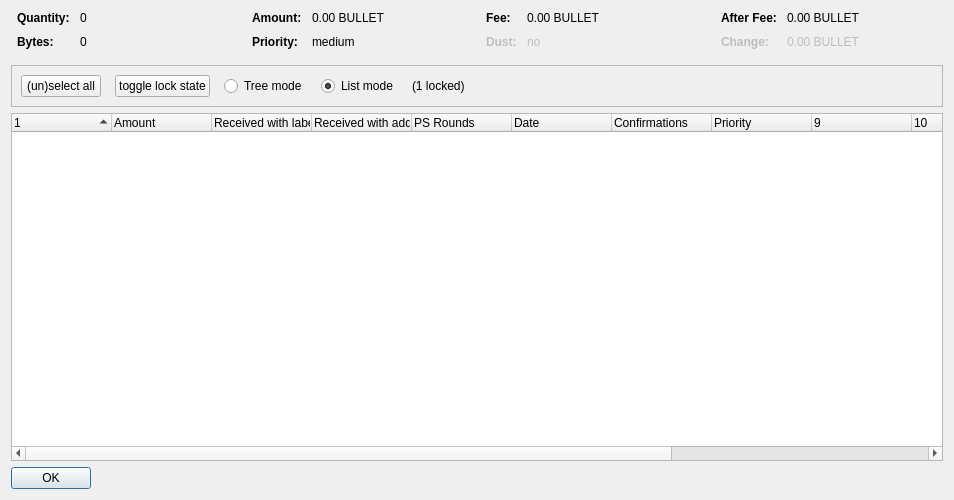
<?xml version="1.0" encoding="UTF-8"?>
<ui version="4.0">
 <class>CoinControlDialog</class>
 <widget class="QDialog" name="CoinControlDialog">
  <property name="geometry">
   <rect>
    <x>0</x>
    <y>0</y>
    <width>954</width>
    <height>500</height>
   </rect>
  </property>
  <property name="windowTitle">
   <string>Coin Selection</string>
  </property>
  <layout class="QVBoxLayout" name="verticalLayout">
   <item>
    <layout class="QHBoxLayout" name="horizontalLayoutTop" stretch="0,0,0,0">
     <property name="topMargin">
      <number>0</number>
     </property>
     <property name="bottomMargin">
      <number>10</number>
     </property>
     <item>
      <layout class="QFormLayout" name="formLayoutCoinControl1">
       <property name="horizontalSpacing">
        <number>10</number>
       </property>
       <property name="verticalSpacing">
        <number>10</number>
       </property>
       <property name="leftMargin">
        <number>6</number>
       </property>
       <property name="rightMargin">
        <number>6</number>
       </property>
       <item row="0" column="0">
        <widget class="QLabel" name="labelCoinControlQuantityText">
         <property name="font">
          <font>
           <weight>75</weight>
           <bold>true</bold>
          </font>
         </property>
         <property name="text">
          <string>Quantity:</string>
         </property>
        </widget>
       </item>
       <item row="0" column="1">
        <widget class="QLabel" name="labelCoinControlQuantity">
         <property name="cursor">
          <cursorShape>IBeamCursor</cursorShape>
         </property>
         <property name="contextMenuPolicy">
          <enum>Qt::ActionsContextMenu</enum>
         </property>
         <property name="text">
          <string notr="true">0</string>
         </property>
         <property name="textInteractionFlags">
          <set>Qt::LinksAccessibleByMouse|Qt::TextSelectableByKeyboard|Qt::TextSelectableByMouse</set>
         </property>
        </widget>
       </item>
       <item row="1" column="0">
        <widget class="QLabel" name="labelCoinControlBytesText">
         <property name="font">
          <font>
           <weight>75</weight>
           <bold>true</bold>
          </font>
         </property>
         <property name="text">
          <string>Bytes:</string>
         </property>
        </widget>
       </item>
       <item row="1" column="1">
        <widget class="QLabel" name="labelCoinControlBytes">
         <property name="cursor">
          <cursorShape>IBeamCursor</cursorShape>
         </property>
         <property name="contextMenuPolicy">
          <enum>Qt::ActionsContextMenu</enum>
         </property>
         <property name="text">
          <string notr="true">0</string>
         </property>
         <property name="textInteractionFlags">
          <set>Qt::LinksAccessibleByMouse|Qt::TextSelectableByKeyboard|Qt::TextSelectableByMouse</set>
         </property>
        </widget>
       </item>
      </layout>
     </item>
     <item>
      <layout class="QFormLayout" name="formLayoutCoinControl2">
       <property name="horizontalSpacing">
        <number>10</number>
       </property>
       <property name="verticalSpacing">
        <number>10</number>
       </property>
       <property name="leftMargin">
        <number>6</number>
       </property>
       <property name="rightMargin">
        <number>6</number>
       </property>
       <item row="0" column="0">
        <widget class="QLabel" name="labelCoinControlAmountText">
         <property name="font">
          <font>
           <weight>75</weight>
           <bold>true</bold>
          </font>
         </property>
         <property name="text">
          <string>Amount:</string>
         </property>
        </widget>
       </item>
       <item row="0" column="1">
        <widget class="QLabel" name="labelCoinControlAmount">
         <property name="cursor">
          <cursorShape>IBeamCursor</cursorShape>
         </property>
         <property name="contextMenuPolicy">
          <enum>Qt::ActionsContextMenu</enum>
         </property>
         <property name="text">
          <string notr="true">0.00 BULLET</string>
         </property>
         <property name="textInteractionFlags">
          <set>Qt::LinksAccessibleByMouse|Qt::TextSelectableByKeyboard|Qt::TextSelectableByMouse</set>
         </property>
        </widget>
       </item>
       <item row="1" column="0">
        <widget class="QLabel" name="labelCoinControlPriorityText">
         <property name="font">
          <font>
           <weight>75</weight>
           <bold>true</bold>
          </font>
         </property>
         <property name="text">
          <string>Priority:</string>
         </property>
        </widget>
       </item>
       <item row="1" column="1">
        <widget class="QLabel" name="labelCoinControlPriority">
         <property name="cursor">
          <cursorShape>IBeamCursor</cursorShape>
         </property>
         <property name="contextMenuPolicy">
          <enum>Qt::ActionsContextMenu</enum>
         </property>
         <property name="text">
          <string>medium</string>
         </property>
         <property name="textInteractionFlags">
          <set>Qt::LinksAccessibleByMouse|Qt::TextSelectableByKeyboard|Qt::TextSelectableByMouse</set>
         </property>
        </widget>
       </item>
      </layout>
     </item>
     <item>
      <layout class="QFormLayout" name="formLayoutCoinControl3">
       <property name="horizontalSpacing">
        <number>10</number>
       </property>
       <property name="verticalSpacing">
        <number>10</number>
       </property>
       <property name="leftMargin">
        <number>6</number>
       </property>
       <property name="rightMargin">
        <number>6</number>
       </property>
       <item row="0" column="0">
        <widget class="QLabel" name="labelCoinControlFeeText">
         <property name="font">
          <font>
           <weight>75</weight>
           <bold>true</bold>
          </font>
         </property>
         <property name="text">
          <string>Fee:</string>
         </property>
        </widget>
       </item>
       <item row="0" column="1">
        <widget class="QLabel" name="labelCoinControlFee">
         <property name="cursor">
          <cursorShape>IBeamCursor</cursorShape>
         </property>
         <property name="contextMenuPolicy">
          <enum>Qt::ActionsContextMenu</enum>
         </property>
         <property name="text">
          <string notr="true">0.00 BULLET</string>
         </property>
         <property name="textInteractionFlags">
          <set>Qt::LinksAccessibleByMouse|Qt::TextSelectableByKeyboard|Qt::TextSelectableByMouse</set>
         </property>
        </widget>
       </item>
       <item row="1" column="0">
        <widget class="QLabel" name="labelCoinControlLowOutputText">
         <property name="enabled">
          <bool>false</bool>
         </property>
         <property name="font">
          <font>
           <weight>75</weight>
           <bold>true</bold>
          </font>
         </property>
         <property name="text">
          <string>Dust:</string>
         </property>
        </widget>
       </item>
       <item row="1" column="1">
        <widget class="QLabel" name="labelCoinControlLowOutput">
         <property name="enabled">
          <bool>false</bool>
         </property>
         <property name="cursor">
          <cursorShape>IBeamCursor</cursorShape>
         </property>
         <property name="contextMenuPolicy">
          <enum>Qt::ActionsContextMenu</enum>
         </property>
         <property name="text">
          <string>no</string>
         </property>
         <property name="textInteractionFlags">
          <set>Qt::LinksAccessibleByMouse|Qt::TextSelectableByKeyboard|Qt::TextSelectableByMouse</set>
         </property>
        </widget>
       </item>
      </layout>
     </item>
     <item>
      <layout class="QFormLayout" name="formLayoutCoinControl4">
       <property name="horizontalSpacing">
        <number>10</number>
       </property>
       <property name="verticalSpacing">
        <number>10</number>
       </property>
       <property name="leftMargin">
        <number>6</number>
       </property>
       <property name="rightMargin">
        <number>6</number>
       </property>
       <item row="0" column="0">
        <widget class="QLabel" name="labelCoinControlAfterFeeText">
         <property name="font">
          <font>
           <weight>75</weight>
           <bold>true</bold>
          </font>
         </property>
         <property name="text">
          <string>After Fee:</string>
         </property>
        </widget>
       </item>
       <item row="0" column="1">
        <widget class="QLabel" name="labelCoinControlAfterFee">
         <property name="cursor">
          <cursorShape>IBeamCursor</cursorShape>
         </property>
         <property name="contextMenuPolicy">
          <enum>Qt::ActionsContextMenu</enum>
         </property>
         <property name="text">
          <string notr="true">0.00 BULLET</string>
         </property>
         <property name="textInteractionFlags">
          <set>Qt::LinksAccessibleByMouse|Qt::TextSelectableByKeyboard|Qt::TextSelectableByMouse</set>
         </property>
        </widget>
       </item>
       <item row="1" column="0">
        <widget class="QLabel" name="labelCoinControlChangeText">
         <property name="enabled">
          <bool>false</bool>
         </property>
         <property name="font">
          <font>
           <weight>75</weight>
           <bold>true</bold>
          </font>
         </property>
         <property name="text">
          <string>Change:</string>
         </property>
        </widget>
       </item>
       <item row="1" column="1">
        <widget class="QLabel" name="labelCoinControlChange">
         <property name="enabled">
          <bool>false</bool>
         </property>
         <property name="cursor">
          <cursorShape>IBeamCursor</cursorShape>
         </property>
         <property name="contextMenuPolicy">
          <enum>Qt::ActionsContextMenu</enum>
         </property>
         <property name="text">
          <string notr="true">0.00 BULLET</string>
         </property>
         <property name="textInteractionFlags">
          <set>Qt::LinksAccessibleByMouse|Qt::TextSelectableByKeyboard|Qt::TextSelectableByMouse</set>
         </property>
        </widget>
       </item>
      </layout>
     </item>
    </layout>
   </item>
   <item>
    <widget class="QFrame" name="frame">
     <property name="minimumSize">
      <size>
       <width>0</width>
       <height>40</height>
      </size>
     </property>
     <property name="frameShape">
      <enum>QFrame::StyledPanel</enum>
     </property>
     <property name="frameShadow">
      <enum>QFrame::Sunken</enum>
     </property>
     <layout class="QHBoxLayout" name="horizontalLayout">
      <item>
       <layout class="QHBoxLayout" name="horizontalLayoutPanel" stretch="0,0,0,0,0,0">
        <property name="spacing">
         <number>14</number>
        </property>
        <item>
         <widget class="QPushButton" name="pushButtonSelectAll">
          <property name="sizePolicy">
           <sizepolicy hsizetype="Maximum" vsizetype="Fixed">
            <horstretch>0</horstretch>
            <verstretch>0</verstretch>
           </sizepolicy>
          </property>
          <property name="text">
           <string>(un)select all</string>
          </property>
          <property name="autoDefault">
           <bool>false</bool>
          </property>
         </widget>
        </item>
        <item>
         <widget class="QPushButton" name="pushButtonToggleLock">
          <property name="sizePolicy">
           <sizepolicy hsizetype="Maximum" vsizetype="Fixed">
            <horstretch>0</horstretch>
            <verstretch>0</verstretch>
           </sizepolicy>
          </property>
          <property name="text">
           <string>toggle lock state</string>
          </property>
          <property name="autoDefault">
           <bool>false</bool>
          </property>
         </widget>
        </item>
        <item>
         <widget class="QRadioButton" name="radioTreeMode">
          <property name="sizePolicy">
           <sizepolicy hsizetype="Maximum" vsizetype="Fixed">
            <horstretch>0</horstretch>
            <verstretch>0</verstretch>
           </sizepolicy>
          </property>
          <property name="text">
           <string>Tree mode</string>
          </property>
         </widget>
        </item>
        <item>
         <widget class="QRadioButton" name="radioListMode">
          <property name="sizePolicy">
           <sizepolicy hsizetype="Maximum" vsizetype="Fixed">
            <horstretch>0</horstretch>
            <verstretch>0</verstretch>
           </sizepolicy>
          </property>
          <property name="text">
           <string>List mode</string>
          </property>
          <property name="checked">
           <bool>true</bool>
          </property>
         </widget>
        </item>
        <item>
         <widget class="QLabel" name="labelLocked">
          <property name="text">
           <string>(1 locked)</string>
          </property>
         </widget>
        </item>
        <item>
         <spacer name="horizontalSpacer">
          <property name="orientation">
           <enum>Qt::Horizontal</enum>
          </property>
          <property name="sizeHint" stdset="0">
           <size>
            <width>40</width>
            <height>20</height>
           </size>
          </property>
         </spacer>
        </item>
       </layout>
      </item>
     </layout>
    </widget>
   </item>
   <item>
    <widget class="CoinControlTreeWidget" name="treeWidget">
     <property name="contextMenuPolicy">
      <enum>Qt::CustomContextMenu</enum>
     </property>
     <property name="sortingEnabled">
      <bool>false</bool>
     </property>
     <property name="columnCount">
      <number>13</number>
     </property>
     <attribute name="headerShowSortIndicator" stdset="0">
      <bool>true</bool>
     </attribute>
     <attribute name="headerStretchLastSection">
      <bool>false</bool>
     </attribute>
     <column>
      <property name="text">
       <string/>
      </property>
     </column>
     <column>
      <property name="text">
       <string>Amount</string>
      </property>
     </column>
     <column>
      <property name="text">
       <string>Received with label</string>
      </property>
     </column>
     <column>
      <property name="text">
       <string>Received with address</string>
      </property>
     </column>
     <column>
      <property name="text">
       <string>PS Rounds</string>
      </property>
     </column>
     <column>
      <property name="text">
       <string>Date</string>
      </property>
     </column>
     <column>
      <property name="text">
       <string>Confirmations</string>
      </property>
      <property name="toolTip">
       <string>Confirmed</string>
      </property>
     </column>
     <column>
      <property name="text">
       <string>Priority</string>
      </property>
     </column>
     <column>
      <property name="text">
       <string/>
      </property>
     </column>
     <column>
      <property name="text">
       <string/>
      </property>
     </column>
     <column>
      <property name="text">
       <string/>
      </property>
     </column>
     <column>
      <property name="text">
       <string/>
      </property>
     </column>
     <column>
      <property name="text">
       <string/>
      </property>
     </column>
    </widget>
   </item>
   <item>
    <widget class="QDialogButtonBox" name="buttonBox">
     <property name="sizePolicy">
      <sizepolicy hsizetype="Maximum" vsizetype="Fixed">
       <horstretch>0</horstretch>
       <verstretch>0</verstretch>
      </sizepolicy>
     </property>
     <property name="orientation">
      <enum>Qt::Horizontal</enum>
     </property>
     <property name="standardButtons">
      <set>QDialogButtonBox::Ok</set>
     </property>
    </widget>
   </item>
  </layout>
 </widget>
 <customwidgets>
  <customwidget>
   <class>CoinControlTreeWidget</class>
   <extends>QTreeWidget</extends>
   <header>coincontroltreewidget.h</header>
  </customwidget>
 </customwidgets>
 <resources/>
 <connections/>
</ui>
